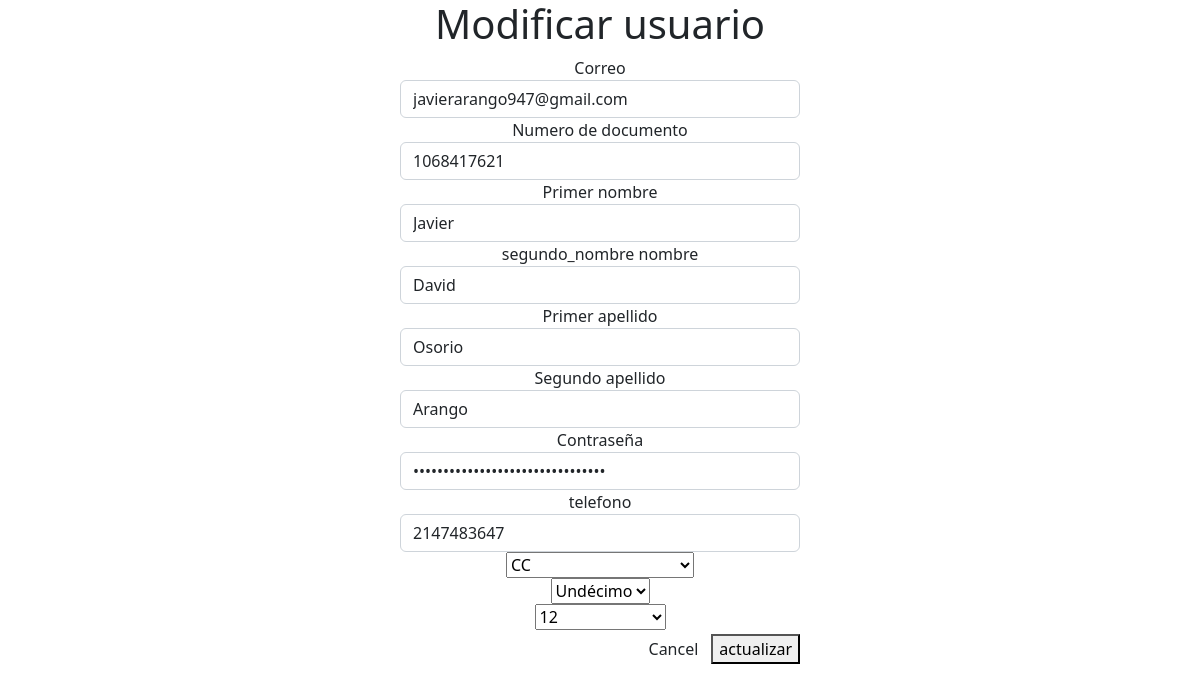
Screenshot of /htmls/menu/modulo/administracion/modificar.php?id=1068417621 with the database file from the repository.
### tables this page shows
CREATE TABLE IF NOT EXISTS `usuario` (
  `doc` int NOT NULL,
  `correo` varchar(60) NOT NULL,
  `primer_nombre` varchar(45) NOT NULL,
  `segundo_nombre` varchar(45) NOT NULL,
  `primer_apellido` varchar(45) NOT NULL,
  `segundo_apellido` varchar(45) NOT NULL,
  `clave` text NOT NULL,
  `cel` int NOT NULL,
  `tipo_docu` varchar(20) NOT NULL,
  `grado` varchar(20) NOT NULL,
  `fk_rol` varchar(20) NOT NULL,
  PRIMARY KEY (`doc`),
  KEY `fk_rol` (`fk_rol`)
);

### htmls/menu/modulo/administracion/modificar.php (the view, shortened to what this page needs)
<?php
include('db.php');
$id = $_GET['id'];
$sql = $conn->query("SELECT * FROM usuario WHERE doc=$id");
?>
<!doctype html>
<html lang="en">
<head>
    <link href="https://cdn.jsdelivr.net/npm/bootstrap@5.2.1/dist/css/bootstrap.min.css" rel="stylesheet"
>
</head>
<body>
    <center>
        <div class="col-4">
            <div class="row-5">
                <main>
                    <form method="post">
                        <h1>Modificar usuario</h1>
                        <?php
                        include('controlador/controlar.php');
                        while ($dato = $sql->fetch_object()) { ?>
                            <div class="form-group">
                                <label>Correo</label>
                                <input type="email" name="email" class="form-control" value="<?= $dato->correo ?>">
                            </div>
                            <div class="form-group">
                                <label>Numero de documento</label>
                                <input type="number" name="doc" class="form-control" value="<?= $dato->doc ?>">
                            </div>
                            <div class="modal-body">
                                <div class="form-group">
                                    <label>Primer nombre</label>
                                    <input type="text" name="nam" class="form-control" value="<?= $dato->primer_nombre ?>">
                                </div>
                                <div class="form-group">
                                    <label>segundo_nombre nombre</label>
                                    <input type="text" name="nam2" class="form-control"
                                        value="<?= $dato->segundo_nombre ?>">
                                </div>
                                <div class="form-group">
                                    <label>Primer apellido</label>
                                    <input type="text" name="ape" class="form-control"
                                        value="<?= $dato->primer_apellido ?>">
                                </div>
                                <div class="form-group">
                                    <label>Segundo apellido</label>
                                    <input type="text" name="ape2" class="form-control"
                                        value="<?= $dato->segundo_apellido ?>">
                                </div>
                                <div class="form-group">
                                    <label>Contraseña</label>
                                    <input type="password" name="pass" class="form-control" value="<?= $dato->clave ?>">
                                </div>
                                <div class="form-group">
                                    <label>telefono</label>
                                    <input type="number" name="cel" class="form-control" value="<?= $dato->cel ?>">
                                </div>
                                <div class="input-text" require>
                                    <select id="Grado" name="tipo">
                                        <option values="">
                                            <?= $dato->tipo_docu ?>
                                        </option>
                                    </select>
                                </div>
                                <div class="input-text" require>
                                    <select id="Grado" name="grado">
                                        <option>
                                            <?= $dato->grado ?>
                                        </option>
                                    </select>
                                </div>
                                <div class="input-text">
                                    <select name="cate">
                                        <option value="">
                                            <?= $dato->fk_rol ?>
                                        </option>
                                    </select>
                                </div>
                            <?php }
                        ?>
                            <div class="modal-footer">
                                <input type="button" class="btn btn-default" data-dismiss="modal" value="Cancel">
                                <button type="submit" name="enviar">actualizar</button>
                            </div>
                    </form>
                </main>
            </div>
        </div>
    </center>
</body>
</html>

### rows the page displays
usuario: email "javierarango947@gmail.com", doc "1068417621", nam "Javier", nam2 "David", ape "Osorio", ape2 "Arango", cel "2147483647", tipo "CC", grado "Undécimo", cate "12"
